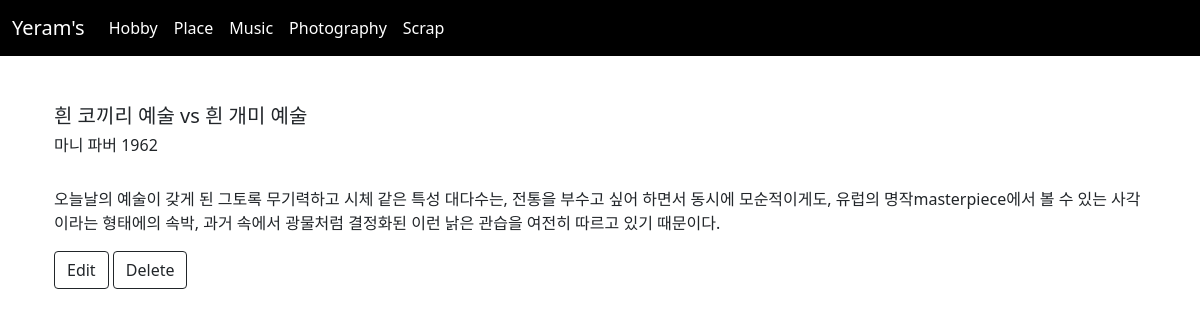
Page /scrap/3/ on the committed database.
### yeram/models.py (models this page shows, shortened)
class Scrap(models.Model) :
    title = models.CharField(max_length=30)
    author = models.CharField(null=True,default='',max_length=20)
    body = models.TextField()

### yeram/views.py (the view)
# urls.py: path('scrap/<int:yeram_id>/', views.scrapdetail, name="scrapdetail"),
def scrapdetail(request, yeram_id) :
    scrapdetails = get_object_or_404(Scrap, pk= yeram_id )
    return render(request, 'scrapdetail.html', {'scrapdetails': scrapdetails})

### yeram/templates/scrapdetail.html
{% extends 'base.html' %}
{% load static %}
{% block content %}
<br><br>
  <div class="container">
    <h5>{{scrapdetails.title}}</h5>
    <h6>{{scrapdetails.author}}</h6>
    <br><p>{{scrapdetails.body}}</p>
    <button type="button" class="btn btn-outline-dark" onclick="location.href='scrapedit/'"> Edit </button>
    <button type="button" class="btn btn-outline-dark" onclick="location.href='scrapdelete/'"> Delete </button>
  </div>
{% endblock %}

### rows in the picture
Scrap: title "흰 코끼리 예술 vs 흰 개미 예술", author "마니 파버 1962", body "오늘날의 예술이 갖게 된 그토록 무기력하고 시체 같은 특성 대다수는, 전통을 부수고 싶어 하면서 동시에 모순적이게도, 유럽의 명작masterpiece에서 볼 수 있는 사각이라는 형태에의 속박, 과거 속에서 광물처럼 결정화된 이런 낡은 관습을 여전히 따르고 있기 때문이다."
